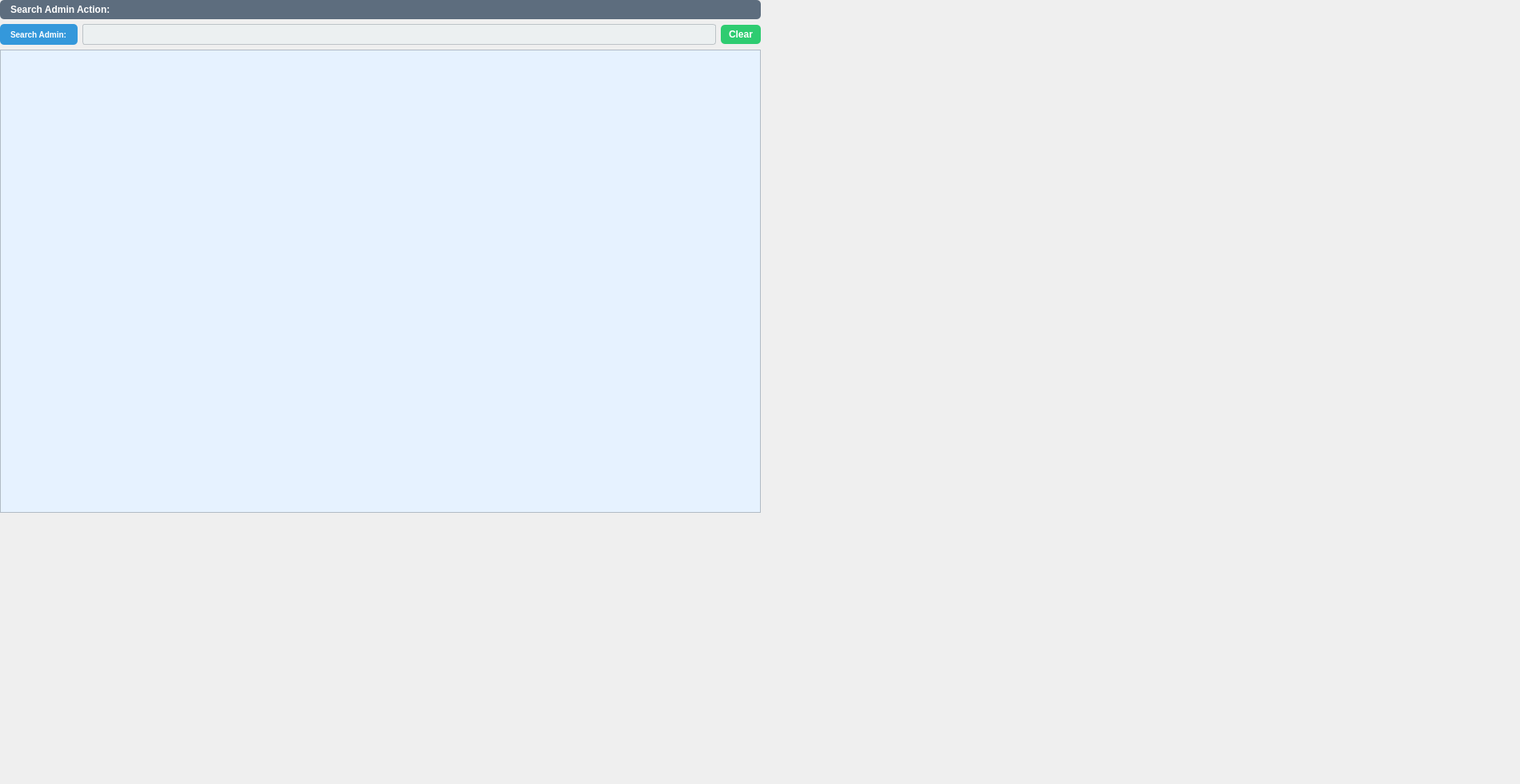
<?xml version="1.0" encoding="UTF-8"?>
<ui version="4.0">
 <class>adminaction</class>
 <widget class="QWidget" name="adminaction">
  <property name="geometry">
   <rect>
    <x>0</x>
    <y>0</y>
    <width>1900</width>
    <height>980</height>
   </rect>
  </property>
  <property name="sizePolicy">
   <sizepolicy hsizetype="Expanding" vsizetype="Expanding">
    <horstretch>0</horstretch>
    <verstretch>0</verstretch>
   </sizepolicy>
  </property>
  <property name="minimumSize">
   <size>
    <width>300</width>
    <height>300</height>
   </size>
  </property>
  <property name="maximumSize">
   <size>
    <width>1900</width>
    <height>1080</height>
   </size>
  </property>
  <property name="windowTitle">
   <string>Form</string>
  </property>
  <property name="styleSheet">
   <string notr="true">background: qlineargradient(spread:pad, x1:0, y1:0, x2:1, y2:1,
                            stop:0 #e3f2fd, stop:1 #bbdefb);
</string>
  </property>
  <widget class="QWidget" name="layoutWidget">
   <property name="geometry">
    <rect>
     <x>0</x>
     <y>0</y>
     <width>951</width>
     <height>641</height>
    </rect>
   </property>
   <layout class="QVBoxLayout" name="verticalLayout">
    <item>
     <widget class="QLabel" name="label">
      <property name="styleSheet">
       <string notr="true">

QLabel {
background-color:#5D6D7E;  /* Medium gray */
color: white;

    border-radius: 5px;
    padding: 5px 10px;
font-size: 12px;
    font-weight: bold;
}
</string>
      </property>
      <property name="text">
       <string>Search Admin Action:</string>
      </property>
     </widget>
    </item>
    <item>
     <layout class="QHBoxLayout" name="horizontalLayout">
      <item>
       <widget class="QLabel" name="label_2">
        <property name="styleSheet">
         <string notr="true">
QLabel {
background-color: #3498DB;  /* Medium gray */
color: white;

    border-radius: 5px;
    padding: 5px 10px;
font-size: 10px;
    font-weight: bold;
}
</string>
        </property>
        <property name="text">
         <string>Search Admin:</string>
        </property>
       </widget>
      </item>
      <item>
       <widget class="QLineEdit" name="lineEdit">
        <property name="styleSheet">
         <string notr="true">QLineEdit {
    background-color: #ECF0F1;
    color: #2C3E50;
    border: 1px solid #BDC3C7;
    border-radius: 3px;
    padding: 2px 4px;
    font-size: 12px;
    min-height: 20px; /* reduce height */
}

QLineEdit:focus {
    border: 1px solid #3498DB;
    background-color: #FFFFFF;
}

QLineEdit::placeholder {
    color: #95A5A6;
    font-style: italic;
}
</string>
        </property>
       </widget>
      </item>
      <item>
       <widget class="QPushButton" name="pushButton">
        <property name="styleSheet">
         <string notr="true">QPushButton {
 background-color: #27AE60;  /* Emerald green */
    background-color: #2ECC71;  /* Light green */
;
font-weight: bold;
    color: white;
    border-radius: 5px;
    padding: 5px 10px;
}

QPushButton:hover {
background-color: #1E8449;  /* Darker shade of emerald green */

}
</string>
        </property>
        <property name="text">
         <string>Clear</string>
        </property>
       </widget>
      </item>
     </layout>
    </item>
    <item>
     <widget class="QTableWidget" name="tableWidget">
      <property name="styleSheet">
       <string notr="true">
QTableWidget {
    background-color: #E6F2FF; /* Light blue for even rows */
alternate-background-color: #B5D6F5;

}

QHeaderView::section {
    background-color: #3498DB;  /* Optional: blue header */
    color: white;
    font-weight: bold;
}
</string>
      </property>
     </widget>
    </item>
   </layout>
  </widget>
 </widget>
 <resources/>
 <connections/>
</ui>
